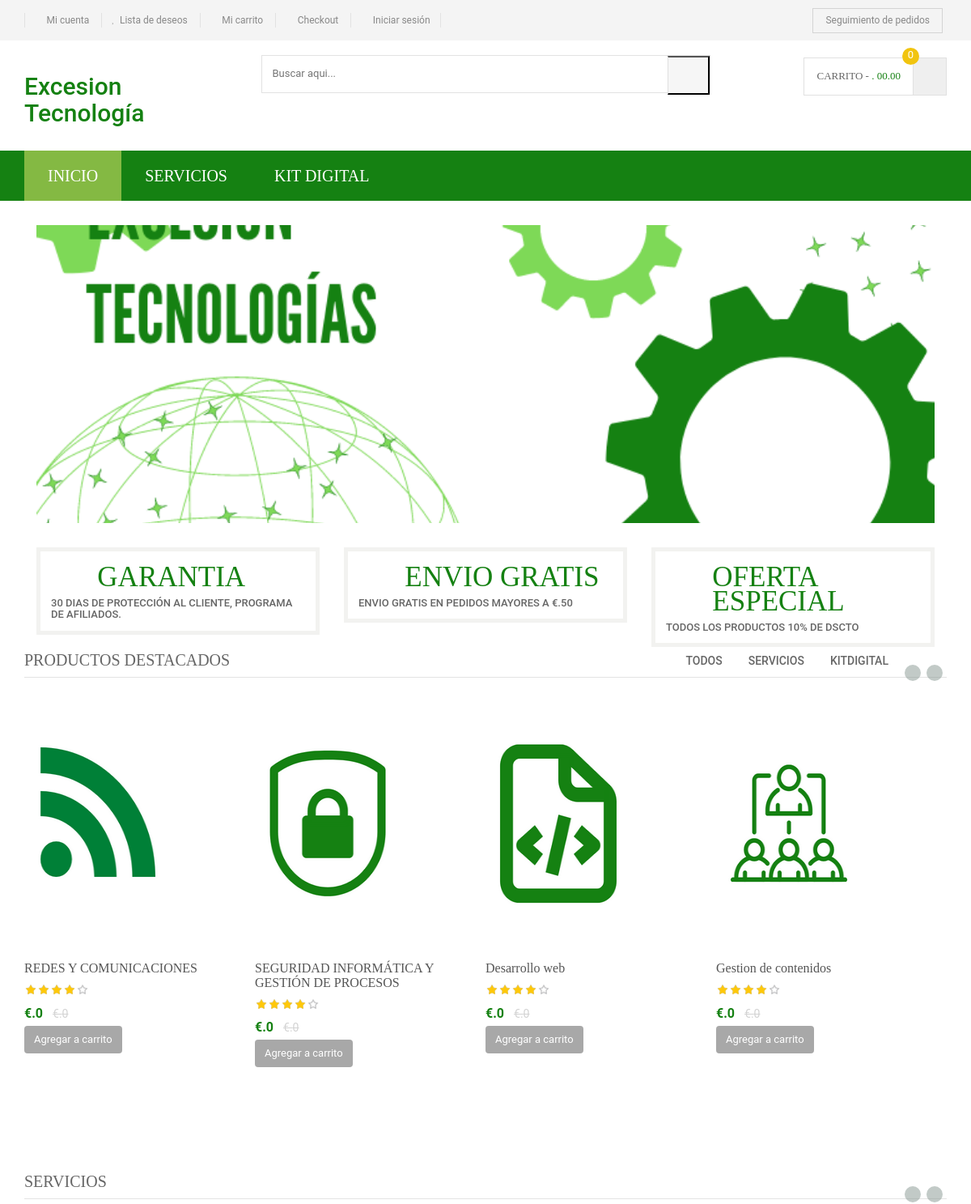
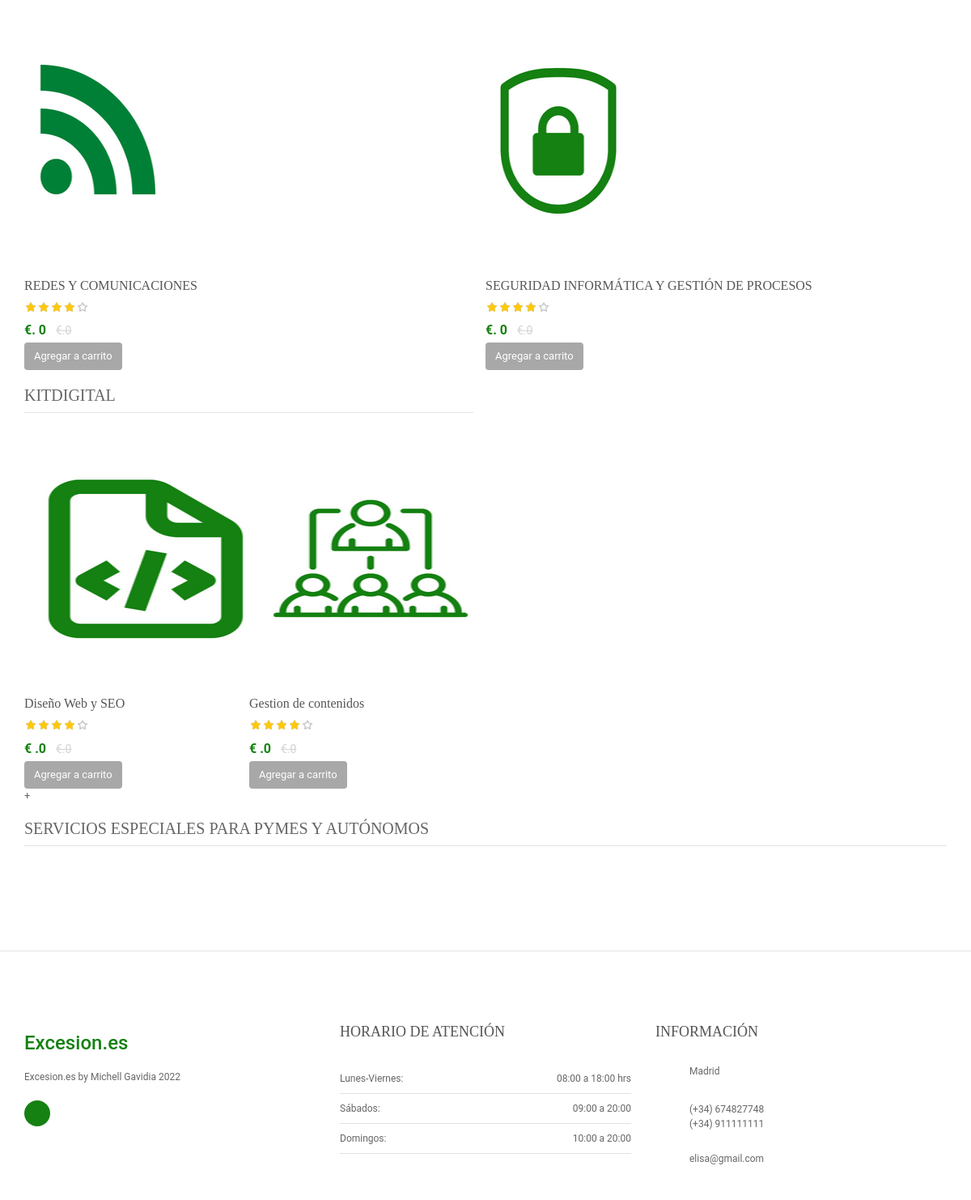
The page / on the database its author committed (2 pictures, top to bottom).
### tables this page shows
CREATE TABLE `category` (
  `id` int(11) NOT NULL,
  `categoryName` varchar(255) DEFAULT NULL,
  `categoryDescription` longtext DEFAULT NULL,
  `creationDate` timestamp NOT NULL DEFAULT current_timestamp(),
  `updationDate` varchar(255) DEFAULT NULL
);

CREATE TABLE `products` (
  `id` int(11) NOT NULL,
  `category` int(11) NOT NULL,
  `subCategory` int(11) DEFAULT NULL,
  `productName` varchar(255) DEFAULT NULL,
  `productCompany` varchar(255) DEFAULT NULL,
  `productPrice` int(11) DEFAULT NULL,
  `productPriceBeforeDiscount` int(11) DEFAULT NULL,
  `productDescription` longtext DEFAULT NULL,
  `productImage1` varchar(255) DEFAULT NULL,
  `productImage2` varchar(255) DEFAULT NULL,
  `productImage3` varchar(255) DEFAULT NULL,
  `shippingCharge` int(11) DEFAULT NULL,
  `productAvailability` varchar(255) DEFAULT NULL,
  `postingDate` timestamp NULL DEFAULT current_timestamp(),
  `updationDate` varchar(255) DEFAULT NULL
);

### index.php (the view, shortened to what this page needs)
<?php
include('includes/config.php');
?>
<!DOCTYPE html>
<html lang="es">
	<head>
	    <link rel="stylesheet" href="assets/css/bootstrap.min.css">
	    <link rel="stylesheet" href="assets/css/main.css">
	    <link rel="stylesheet" href="assets/css/green.css">
	    <link rel="stylesheet" href="assets/css/owl.carousel.css">
		<link rel="stylesheet" href="assets/css/owl.transitions.css">
		<link rel="stylesheet" href="assets/css/owl.theme.css">
		<link href="assets/css/lightbox.css" rel="stylesheet">
		<link rel="stylesheet" href="assets/css/animate.min.css">
		<link rel="stylesheet" href="assets/css/rateit.css">
		<link rel="stylesheet" href="assets/css/bootstrap-select.min.css">
		<link rel="stylesheet" href="assets/css/config.css">
		<link href="assets/css/green.css" rel="alternate stylesheet" title="Green color">
		<link href="assets/css/orange.css" rel="alternate stylesheet" title="Orange color">
		<link href="assets/css/dark-green.css" rel="alternate stylesheet" title="Darkgreen color">
		<link rel="stylesheet" href="assets/css/font-awesome.min.css">
	</head>
    <body class="cnt-home">
<header class="header-style-1">
<?php include('includes/top-header.php');?>
<?php include('includes/main-header.php');?>
<?php include('includes/menu-bar.php');?>
</header>
<div class="body-content outer-top-xs" id="top-banner-and-menu">
	<div class="container">
		<div class="furniture-container homepage-container">
			<div class="col-xs-12 col-sm-12 col-md-12 homebanner-holder">
<div id="hero" class="homepage-slider3">
	<div id="owl-main" class="owl-carousel owl-inner-nav owl-ui-sm">
		<div class="full-width-slider">
			<div class="item" style="background-image: url(assets/images/sliders/slider1.png);">
			</div>
		</div>
	</div>
</div>
<div class="info-boxes wow fadeInUp">
	<div class="info-boxes-inner">
		<div class="row">
			<div class="col-md-6 col-sm-4 col-lg-4">
				<div class="info-box">
					<div class="row">
						<div class="col-xs-2">
						     <i class="icon fa fa-euro"></i>
						</div>
						<div class="col-xs-10">
							<h4 class="info-box-heading green">Garantia</h4>
						</div>
					</div>
					<h6 class="text">30 dias de protección al cliente, programa de afiliados.</h6>
				</div>
			</div>
			<div class="hidden-md col-sm-4 col-lg-4">
				<div class="info-box">
					<div class="row">
						<div class="col-xs-2">
							<i class="icon fa fa-truck"></i>
						</div>
						<div class="col-xs-10">
							<h4 class="info-box-heading green">Envio gratis</h4>
						</div>
					</div>
					<h6 class="text">Envio gratis en pedidos mayores a €.50</h6>
				</div>
			</div>
			<div class="col-md-6 col-sm-4 col-lg-4">
				<div class="info-box">
					<div class="row">
						<div class="col-xs-2">
							<i class="icon fa fa-gift"></i>
						</div>
						<div class="col-xs-10">
							<h4 class="info-box-heading green">Oferta Especial</h4>
						</div>
					</div>
					<h6 class="text">Todos los productos 10% de dscto </h6>
				</div>
			</div>
		</div>
	</div>
</div>
			</div>
		</div>
		<div id="product-tabs-slider" class="scroll-tabs inner-bottom-vs  wow fadeInUp">
			<div class="more-info-tab clearfix">
			   <h3 class="new-product-title pull-left">Productos Destacados</h3>
				<ul class="nav nav-tabs nav-tab-line pull-right" id="new-products-1">
					<li class="active"><a href="#all" data-toggle="tab">Todos</a></li>
					<li><a href="#books" data-toggle="tab">Servicios</a></li>
					<li><a href="#furniture" data-toggle="tab">KitDigital</a></li>
				</ul>
			</div>
			<div class="tab-content outer-top-xs">
				<div class="tab-pane in active" id="all">
					<div class="product-slider">
						<div class="owl-carousel home-owl-carousel custom-carousel owl-theme" data-item="4">
<?php
$ret=mysqli_query($con,"select * from products");
while ($row=mysqli_fetch_array($ret))
{
?>
		<div class="item item-carousel">
			<div class="products">
	<div class="product">
		<div class="product-image">
			<div class="image">
				<a href="product-details.php?pid=<?php echo htmlentities($row['id']);?>">
				<img  src="admin/productimages/<?php echo htmlentities($row['id']);?>/<?php echo htmlentities($row['productImage1']);?>" data-echo="admin/productimages/<?php echo htmlentities($row['id']);?>/<?php echo htmlentities($row['productImage1']);?>"  width="180" height="300" alt=""></a>
			</div>
		</div>
		<div class="product-info text-left">
			<h3 class="name"><a href="product-details.php?pid=<?php echo htmlentities($row['id']);?>"><?php echo htmlentities($row['productName']);?></a></h3>
			<div class="rating rateit-small"></div>
			<div class="product-price">
				<span class="price">
					€.<?php echo htmlentities($row['productPrice']);?>			</span>
										     <span class="price-before-discount">€.<?php echo htmlentities($row['productPriceBeforeDiscount']);?>	</span>
			</div>
		</div>
					<div class="action"><a href="index.php?page=product&action=add&id=<?php echo $row['id']; ?>" class="lnk btn btn-primary">Agregar a carrito</a></div>
			</div>
			</div>
		</div>
	<?php } ?>
			</div>
					</div>
				</div>
			</div>
		</div>
			<div class="sections prod-slider-small outer-top-small">
				<div class="row">
					<div class="col-md-12">
	                   <section class="section">
	                   	<h3 class="section-title">Servicios</h3>
	                   	<div class="owl-carousel homepage-owl-carousel custom-carousel outer-top-xs owl-theme" data-item="2">
<?php
$ret=mysqli_query($con,"select * from products where category=7 ");
while ($row=mysqli_fetch_array($ret))
{
?>
		<div class="item item-carousel">
			<div class="products">
	<div class="product">
		<div class="product-image">
			<div class="image">
				<a href="product-details.php?pid=<?php echo htmlentities($row['id']);?>"><img  src="admin/productimages/<?php echo htmlentities($row['id']);?>/<?php echo htmlentities($row['productImage1']);?>" data-echo="admin/productimages/<?php echo htmlentities($row['id']);?>/<?php echo htmlentities($row['productImage1']);?>"  width="180" height="300"></a>
			</div>
		</div>
		<div class="product-info text-left">
			<h3 class="name"><a href="product-details.php?pid=<?php echo htmlentities($row['id']);?>"><?php echo htmlentities($row['productName']);?></a></h3>
			<div class="rating rateit-small"></div>
			<div class="product-price">
				<span class="price">
					€. <?php echo htmlentities($row['productPrice']);?>			</span>
										     <span class="price-before-discount">€.<?php echo htmlentities($row['productPriceBeforeDiscount']);?></span>
			</div>
		</div>
					<div class="action"><a href="index.php?page=product&action=add&id=<?php echo $row['id']; ?>" class="lnk btn btn-primary">Agregar a carrito</a></div>
			</div>
			</div>
		</div>
<?php }?>
			                   	</div>
	                   </section>
					</div>
					<div class="col-md-6">
						<section class="section">
							<h3 class="section-title">KitDigital</h3>
		                   	<div class="owl-carousel homepage-owl-carousel custom-carousel outer-top-xs owl-theme" data-item="2">
	<?php
$ret=mysqli_query($con,"select * from products where category=8 ");
while ($row=mysqli_fetch_array($ret))
{
?>
		<div class="item item-carousel">
			<div class="products">
	<div class="product">
		<div class="product-image">
			<div class="image">
				<a href="product-details.php?pid=<?php echo htmlentities($row['id']);?>"><img  src="admin/productimages/<?php echo htmlentities($row['id']);?>/<?php echo htmlentities($row['productImage1']);?>" data-echo="admin/productimages/<?php echo htmlentities($row['id']);?>/<?php echo htmlentities($row['productImage1']);?>"  width="300" height="300"></a>
			</div>
		</div>
		<div class="product-info text-left">
			<h3 class="name"><a href="product-details.php?pid=<?php echo htmlentities($row['id']);?>"><?php echo htmlentities($row['productName']);?></a></h3>
			<div class="rating rateit-small"></div>
			<div class="product-price">
				<span class="price">
					€ .<?php echo htmlentities($row['productPrice']);?>			</span>
										     <span class="price-before-discount">€.<?php echo htmlentities($row['productPriceBeforeDiscount']);?></span>
			</div>
		</div>
					<div class="action"><a href="index.php?page=product&action=add&id=<?php echo $row['id']; ?>" class="lnk btn btn-primary">Agregar a carrito</a></div>
			</div>
			</div>
		</div>
<?php }?>
+
				                   	</div>
	                   </section>
					</div>
				</div>
			</div>
<?php include('includes/brands-slider.php');?>
</div>
</div>
<?php include('includes/footer.php');?>
</body>
</html>

### includes/menu-bar.php (shortened to what this page needs)
<div class="header-nav animate-dropdown">
    <div class="container">
        <div class="yamm navbar navbar-default" role="navigation">
            <div class="nav-bg-class">
                <div class="navbar-collapse collapse" id="mc-horizontal-menu-collapse">
	<div class="nav-outer">
		<ul class="nav navbar-nav">
			<li class="active dropdown yamm-fw">
				<a href="index.php" data-hover="dropdown" class="dropdown-toggle">Inicio</a>
			</li>
              <?php $sql=mysqli_query($con,"select id,categoryName  from category limit 6");
while($row=mysqli_fetch_array($sql))
{
    ?>
			<li class="dropdown yamm">
				<a href="category.php?cid=<?php echo $row['id'];?>"> <?php echo $row['categoryName'];?></a>
			</li>
			<?php } ?>
		</ul>
		<div class="clearfix"></div>
	</div>
</div>
            </div>
        </div>
    </div>
</div>

### rows shown on the page
category: categoryName "SERVICIOS"
category: categoryName "KIT DIGITAL"
products: productImage1 (picture), productName "REDES Y COMUNICACIONES", productPrice "0", productPriceBeforeDiscount "0"
products: productImage1 (picture), productName "SEGURIDAD INFORMÁTICA Y GESTIÓN DE PROCESOS", productPrice "0", productPriceBeforeDiscount "0"
products: productImage1 (picture), productName "Desarrollo web", productPrice "0", productPriceBeforeDiscount "0"
products: productImage1 (picture), productName "Gestion de contenidos", productPrice "0", productPriceBeforeDiscount "0"
products: productImage1 (picture), productName "Diseño Web y SEO", productPrice "0", productPriceBeforeDiscount "0"
products: productImage1 (picture), productName "Gestion de contenidos", productPrice "0", productPriceBeforeDiscount "0"
